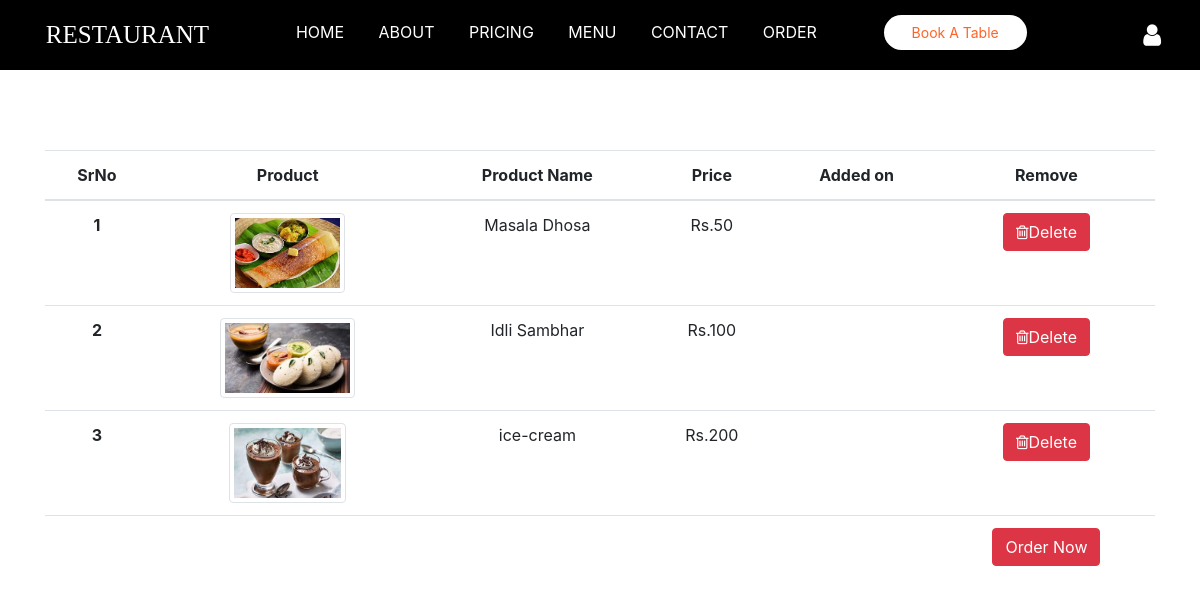
The app's page /showmycart/ (signed in) with its own data.
### app1/models.py (models this page shows, shortened)
class Product(models.Model):
    categories = models.ManyToManyField(Category)
    name = models.CharField(max_length=200)
    price = models.IntegerField()
    des=models.TextField(max_length=200)
    images=models.ImageField(upload_to='pro_img',blank=True)

### app1/views.py (the view)
# urls.py: path('showmycart/',show_mycart,name="showmycart"),
def show_mycart(request):
    if request.session.has_key('email'):
        obj = Signup.objects.get(email=request.session['email'])
        all = Mycart.objects.filter(user_id=obj.id)
        l=[]
        total=0
        for i in all:
            l.append(i.product)
            total=total+i.product.price
        print(total)
        return render(request,'shop-cart.html',{'al':l,'all':all,'n':obj,'total':total})
    else:
        return redirect('login')
    return render(request,'shop-cart.html')

### templates/shop-cart.html (shortened to what this page needs)
{% load static %}
<!DOCTYPE html>
<html lang="en">
<head>
    <link rel="stylesheet" href="https://maxcdn.bootstrapcdn.com/bootstrap/4.0.0/css/bootstrap.min.css">
    <link rel="stylesheet" href="https://cdnjs.cloudflare.com/ajax/libs/font-awesome/4.7.0/css/font-awesome.min.css">
    <link rel="stylesheet" href="{% static 'css/style1.css' %}">
</head>
<body>
<header>
  <ul class="fixed-top navbar-expend-lg">
      <div class="logo">
          <h1>RESTAURANT</h1>
      </div>
      <div>
        <li><a href="{% url 'index' %}">HOME</a></li>
        <li><a href="{% url 'index' %}">ABOUT</a></li>
        <li><a href="{% url 'index' %}">PRICING</a></li>
        <li><a href="{% url 'index' %}" >MENU</a></li>
        <li><a href="{% url 'index' %}" >CONTACT</a></li>
        <li><a href="{% url 'order' %}" >ORDER</a></li>
      </div>
      <div class="book-btn" style="float:right;padding-top:15px;">
         <a href="{% url 'book' %}"><button type="button">Book A Table</button></a>
      </div>
      <div class="dropdown">
        <a href="#" class="btn mt-3" data-toggle="dropdown">
          <i class="fa fa-user text-white" style="font-size:25px;"></i>
        </a>
      </div>
    </ul>
</header>
<div class="container" style="margin-top:150px;">
  <table class="table table-image text-center">
    <thead>
      <tr>
        <th scope="col">SrNo</th>
        <th scope="col">Product</th>
        <th scope="col">Product Name</th>
        <th scope="col">Price</th>
        <th scope="col">Added on</th>
        <th scope="col">Remove</th>
      </tr>
    </thead>
    <tbody>
      {% for q in al%}
      <tr>
        <th scope="row">{{forloop.counter}}</th>
        <td class="w-25">
          <img src="{{ q.images.url }}" style="height:80px;" class="img-fluid img-thumbnail" alt="Sheep">
        </td>
        <td style="text-align:center;">{{q.name}}</td>
        <td>Rs.{{q.price}}</td>
        <td>{{q.added_on}}</td>
        <td><a class="btn btn-danger btn-xs" data-title="Delete" data-target="#delete"
        href="{%url 'deleteitem' q.id %}"><i class="fa fa-trash-o" aria-hidden="true"></i>Delete</a>
        </td>
      </tr>
      {% endfor %}
      <tr>
        <td></td>
        <td></td>
        <td></td>
        <td></td>
        <td></td>
        <td><a class="btn btn-danger btn-xs" data-title="Delete" data-target="#delete"
          href="{%url 'checkout'  %}">Order Now</a>
          </td>
      </tr>
    </tbody>
  </table>
</div>
</body>
</html>

### app1/static/css/style1.css (style rules this page uses)
html { scroll-behavior: smooth; }
* { margin:0; padding:0; box-sizing: border-box ; }
header { z-index: -1; }
ul { z-index: 1; }
header h1 { font-family:'pacifico',cursive; font-size:25px; color:white; padding:20px; }
header ul { background-color:black; display: flex; justify-content: space-around; list-style-type: none; margin: 0; padding: 0; background-color:black; text-align:center; height:70px; }
header ul li { display:inline-block !important; text-align: center; padding-top:20px; }
header ul li a { color:white; padding:15px !important; transition:0.2s !important; text-decoration:none !important; }
header .book-btn button { display: inline-block; padding: 7px 28px; border-radius: 50px; background-color: #fff; font-size: 14px; font-weight: 400; color: #ff6426; outline: none; transition: 0.5s; border: none; cursor: pointer; }

### records on screen
Product: images (picture), name "Masala Dhosa", price "50"
Product: images (picture), name "Idli Sambhar", price "100"
Product: images (picture), name "ice-cream", price "200"
